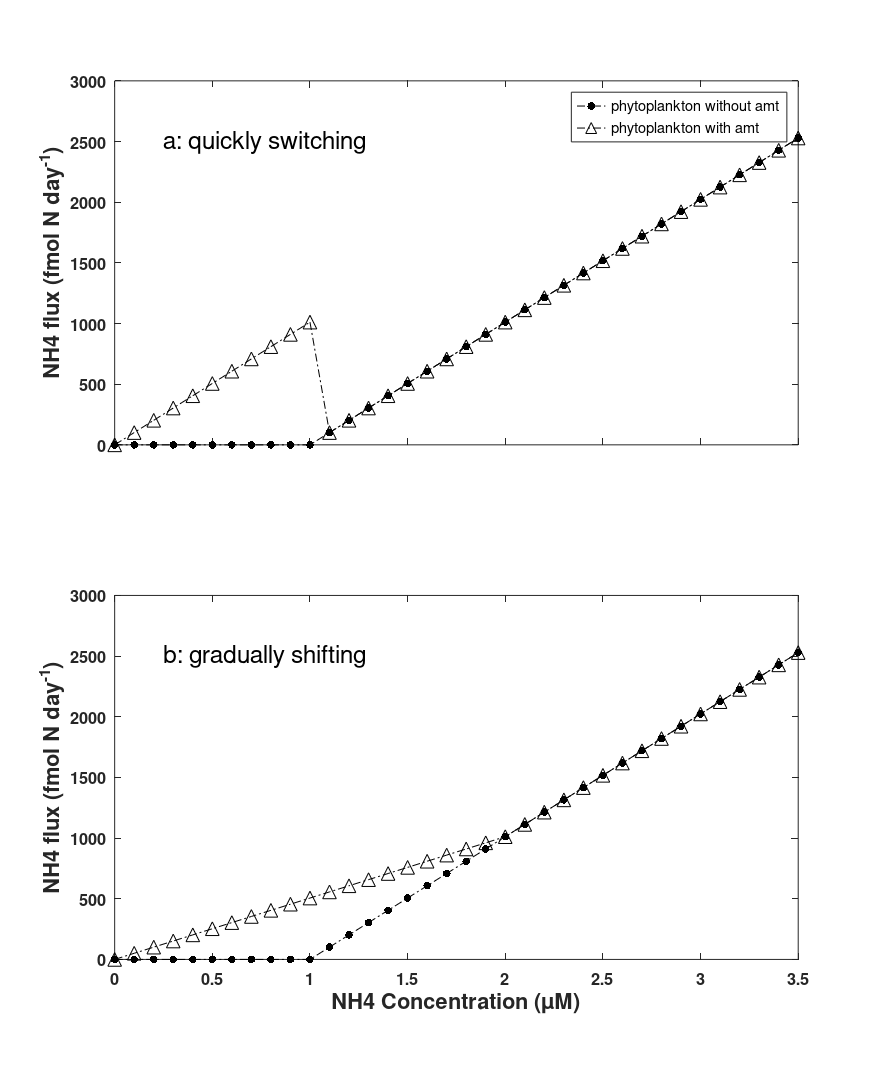

Recreate this plot in MATLAB.
clear all 

diffusion = 1.0116e-9; 
ammonia = [0:0.1:3.5]; % NH4 concentration, uM; 

NH4_assi_1 = zeros(1, length(ammonia)); 
NH4_assi_2 = NH4_assi_1; 

for i = 1:length(ammonia)
    NH4 = ammonia(i); 
    if NH4 > 1
        NH4_assi_1(i) = 1000*diffusion(1,1).*(NH4 - 1);
        NH4_assi_3(i) = 1000*diffusion(1,1).*(NH4 - 1);
    else
        NH4_assi_1(i) = 0; 
        NH4_assi_3(i) = 1000*diffusion(1,1).*NH4;
    end
    if NH4 > 2
        NH4_assi_2(i) = 1000*diffusion(1,1).*(NH4 - 1);
    else
        NH4_assi_2(i) = 1000*diffusion(1,1).*(NH4)/2; 
    end
end

NH4_assi_1 = 1e9*NH4_assi_1; 
NH4_assi_2 = 1e9*NH4_assi_2;
NH4_assi_3 = 1e9*NH4_assi_3;
% NH4 flux rate (fmol/cell/day); 

% define the whole figure frame
plot_f = figure; 
% set the background as white
set(plot_f, 'Color', 'w')
set(plot_f, 'PaperPosition', [0 0 9 11])

plot_smooth=subplot(2,1,1)

plot_smooth_1=plot(ammonia, NH4_assi_1, '.-.k')
hold on
plot_smooth_3=plot(ammonia, NH4_assi_3,'^-.k')

set(plot_smooth_1, 'MarkerSize', 17)
set(plot_smooth_3, 'MarkerSize', 10)

set(plot_smooth, 'FontSize', 12, 'FontWeight', 'bold')

% plot_xlabel=xlabel('NH4 Concentration (\muM)')
plot_ylabel=ylabel('NH4 flux (fmol N {day}^{-1})')

% set(plot_xlabel, 'FontSize', [16])
% set(plot_xlabel, 'FontWeight', 'Bold')
set(plot_smooth, 'XTickLabel',[])
set(plot_ylabel, 'FontSize', [16])
set(plot_ylabel, 'FontWeight', 'Bold')
plot_legend = legend('phytoplankton without amt','phytoplankton with amt')
plot_text = text(0.25, 2500,'a: quickly switching', 'FontSize',18)


plot_smooth=subplot(2,1,2)

plot_smooth_1=plot(ammonia, NH4_assi_1, '.-.k')
hold on
plot_smooth_2=plot(ammonia, NH4_assi_2,'^-.k')

set(plot_smooth_1, 'MarkerSize', 17)
set(plot_smooth_2, 'MarkerSize', 10)

set(plot_smooth, 'FontSize', 12, 'FontWeight', 'bold')

plot_xlabel=xlabel('NH4 Concentration (\muM)')
plot_ylabel=ylabel('NH4 flux (fmol N {day}^{-1})')

set(plot_xlabel, 'FontSize', [16])
set(plot_xlabel, 'FontWeight', 'Bold')
set(plot_ylabel, 'FontSize', [16])
set(plot_ylabel, 'FontWeight', 'Bold')
text(0.25, 2500,'b: gradually shifting','FontSize',18)